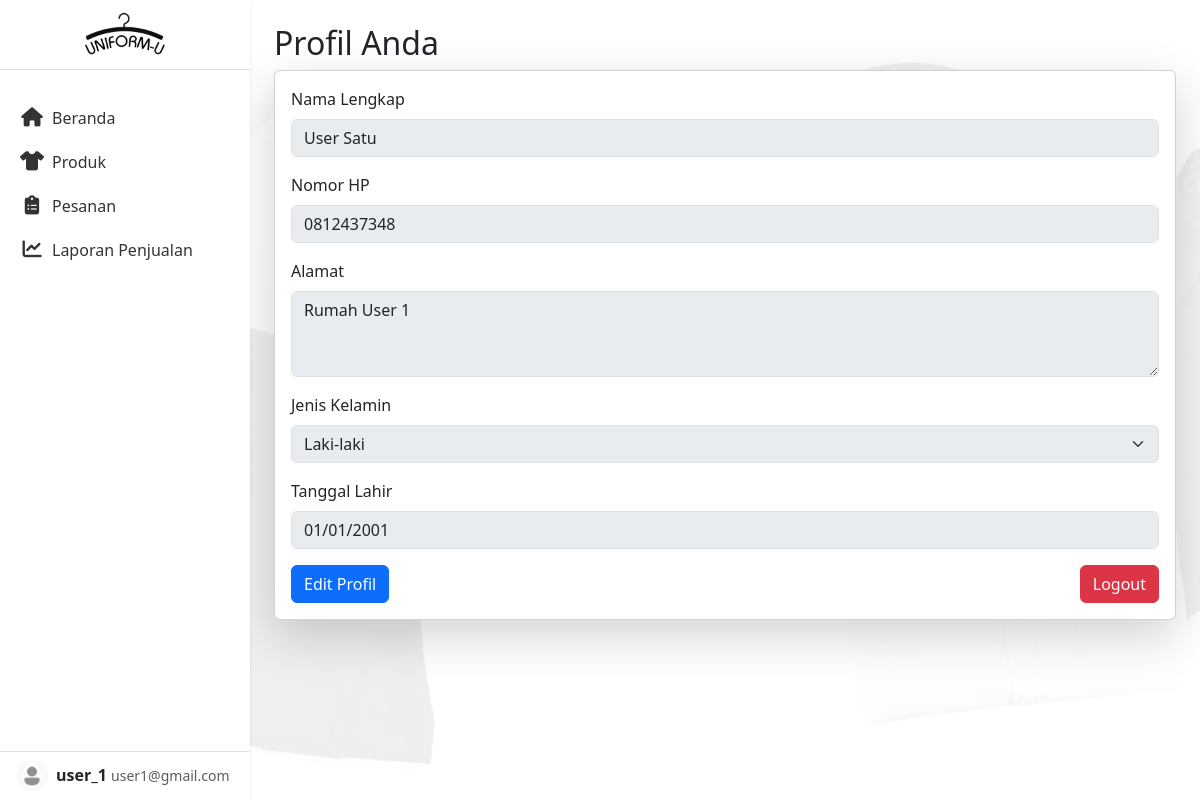
Page /laman-user/user-profile.php (signed in) on the earlier database version.
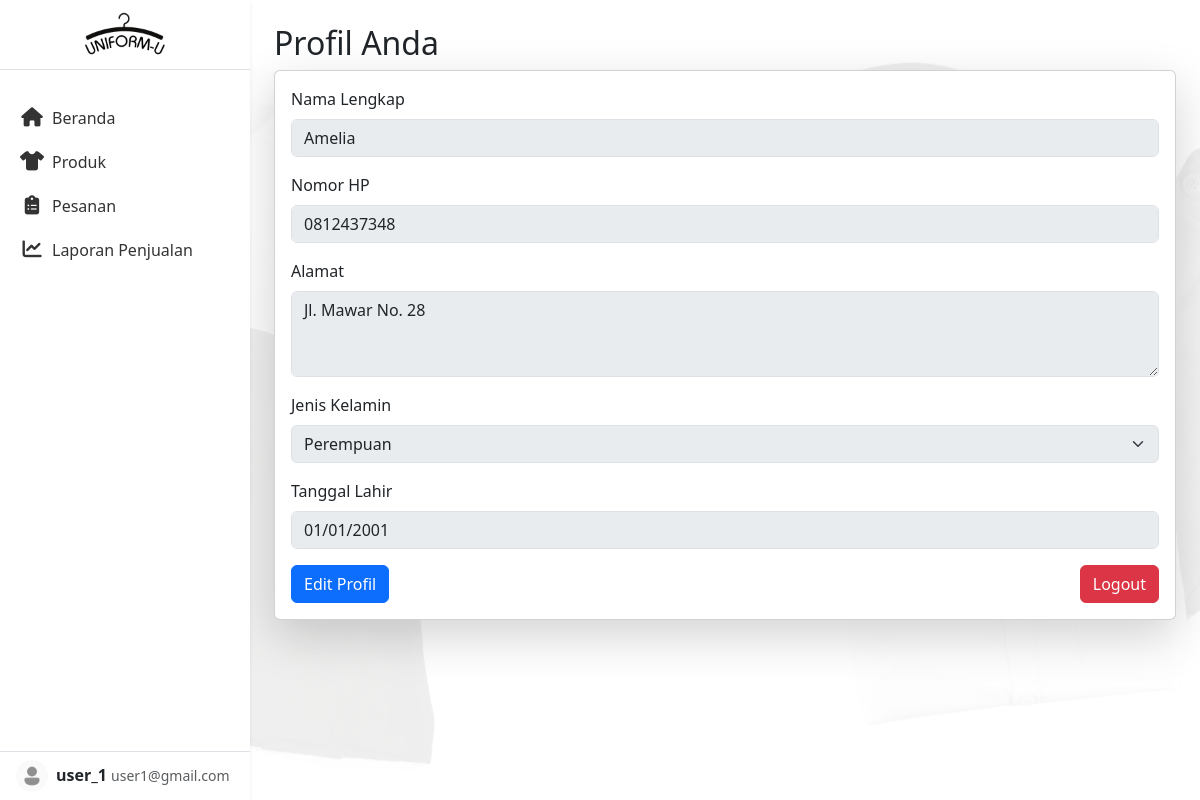
Same page on the later database version.
### tables this page shows
CREATE TABLE `user_profile` (
  `id_profile` int(11) NOT NULL,
  `user_id` int(11) NOT NULL,
  `full_name` varchar(100) NOT NULL,
  `phone_number` varchar(20) NOT NULL,
  `address` text NOT NULL,
  `gender` enum('Laki-laki','Perempuan') NOT NULL,
  `birth_date` date NOT NULL,
  `updated_at` datetime DEFAULT current_timestamp() ON UPDATE current_timestamp()
);

### config.php (called while the page is built)
<?php
$protocol = (!empty($_SERVER['HTTPS']) && $_SERVER['HTTPS'] !== 'off') ? "https" : "http";
$host = $_SERVER['HTTP_HOST'];
$projectFolder = '/PBW-4C-SI-KELOMPOK-1/sistem-uniform-u';
$base_url = $protocol . '://' . $host . $projectFolder . '/';
?>

### laman-user/user-profile.php (the view, shortened to what this page needs)
<?php
include '../koneksi.php';
include '../config.php';
$user_id = $_SESSION['user_id'] ?? null;
$profile = null;
if ($user_id) {
    $sql = "SELECT * FROM user_profile WHERE user_id = '$user_id'";
    $result = mysqli_query($conn, $sql);
    $profile = mysqli_fetch_assoc($result);
}
?>
<!DOCTYPE html>
<html lang="id">
<head>
    <link href="https://cdn.jsdelivr.net/npm/bootstrap@5.3.0/dist/css/bootstrap.min.css" rel="stylesheet" />
    <link rel="stylesheet" href="../styles.css">
  <link rel="stylesheet" href="https://cdnjs.cloudflare.com/ajax/libs/font-awesome/6.5.0/css/all.min.css">
</head>
<body>
<div class="d-flex" style="min-height: 100vh;">
  <?php include '../sidebar.php'; ?>
  <div class="flex-grow-1 p-4">
    <h2>Profil Anda</h2>
    <div class="card shadow-lg">
      <div class="card-body">
    <?php if ($profile): ?>
      <form id="profileForm" action="<?= $base_url ?>laman-masuk/lengkapiprofil.php" method="POST">
        <div class="mb-3">
          <label for="full_name" class="form-label">Nama Lengkap</label>
          <input type="text" id="full_name" name="full_name" class="form-control" required
            value="<?= htmlspecialchars($profile['full_name']) ?>" disabled/>
        </div>
        <div class="mb-3">
          <label for="phone_number" class="form-label">Nomor HP</label>
          <input type="text" id="phone_number" name="phone_number" class="form-control" required
            value="<?= htmlspecialchars($profile['phone_number']) ?>"  disabled/>
        </div>
        <div class="mb-3">
          <label for="address" class="form-label">Alamat</label>
          <textarea id="address" name="address" class="form-control" rows="3" required  disabled><?= htmlspecialchars($profile['address']) ?></textarea>
        </div>
        <div class="mb-3">
          <label for="gender" class="form-label">Jenis Kelamin</label>
          <select id="gender" name="gender" class="form-select" required  disabled>
            <option value="Laki-laki" <?= $profile['gender'] == 'Laki-laki' ? 'selected' : '' ?>>Laki-laki</option>
            <option value="Perempuan" <?= $profile['gender'] == 'Perempuan' ? 'selected' : '' ?>>Perempuan</option>
          </select>
        </div>
        <div class="mb-3">
          <label for="birth_date" class="form-label">Tanggal Lahir</label>
          <input type="date" id="birth_date" name="birth_date" class="form-control" required
            value="<?= htmlspecialchars($profile['birth_date']) ?>"  disabled/>
        </div>
        <div class="d-flex gap-2">
          <button type="button" id="editBtn" class="btn btn-primary">Edit Profil</button>
          <a href="<?= $base_url ?>laman-user/logout.php" class="btn btn-danger ms-auto">Logout</a>
        </div>
      </form>
    <?php else: ?>
      <p>Anda belum memiliki akun, silahkan buat akun terlebih dahulu <a href="<?= $base_url ?>laman-masuk/register.php">di sini</a>.</p>
    <?php endif; ?>
  </div>
</div>
</div>
</body>
</html>

Differences in the rows shown:
changed user_profile: full_name "User Satu" → "Amelia"; address "Rumah User 1" → "Jl. Mawar No. 28"; gender "Laki-laki" → "Perempuan"
